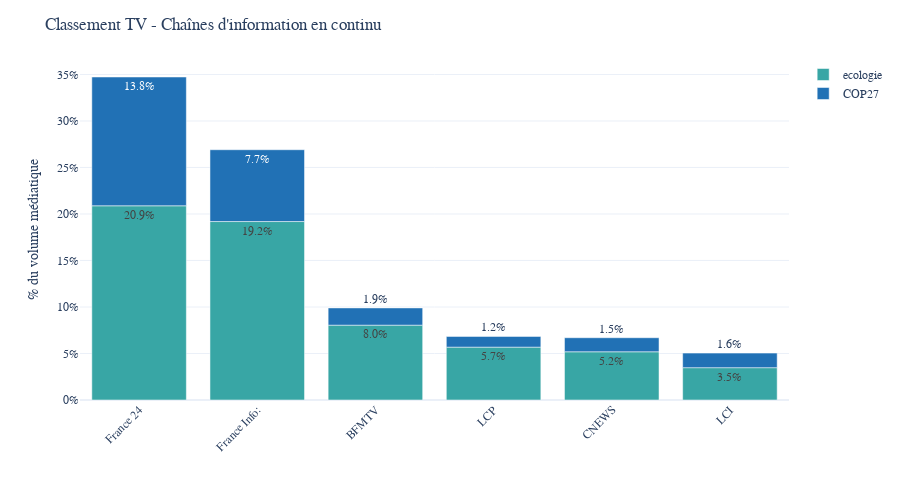
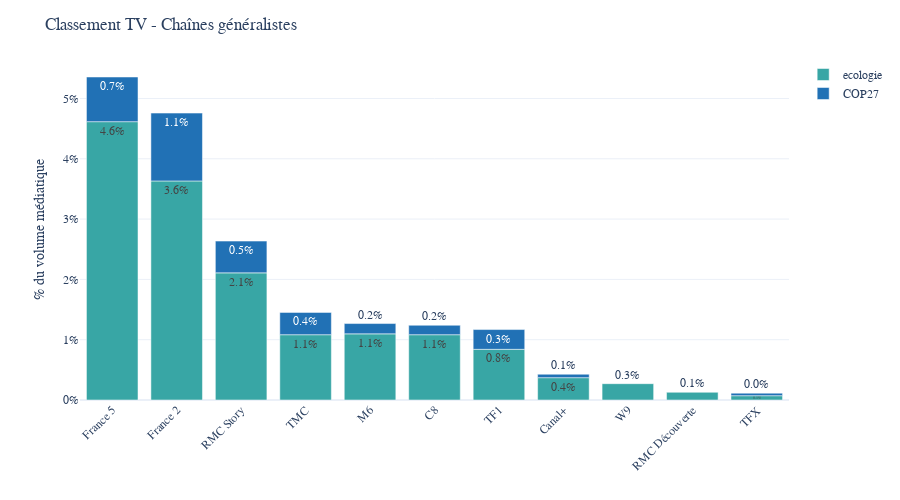
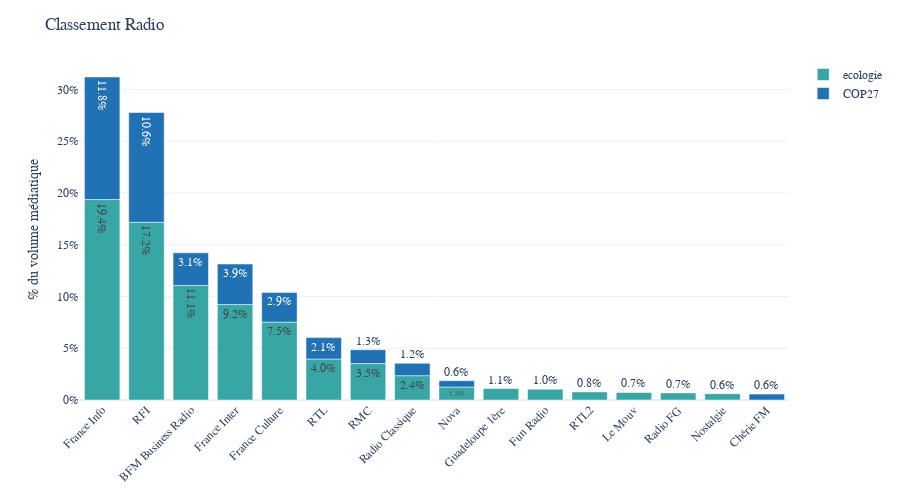

Notebook source saved alongside these figures, in order:
### Code cell
DISCRETE_MAP = {
    "COP27":WARMING_STRIPES_SEQUENCE[2],
    "écologie":WARMING_STRIPES_SEQUENCE[0],
}

# Multiplier for one channel = n_mentions * 2 min / (60 minutes * 18h * n_days)
multiplier = 2 / (1 * 60 * 18 * n_days)

fig = show_mentions_by_channel(data_total,list_of_channels=top_channels_tv_info,n = 25,split="keyword",
                               method = multiplier,height = 500,text_auto = ".1%",
                               color_discrete_map = DISCRETE_MAP,
                              )
fig.update_layout(yaxis_tickformat='0%',font_family="Poppins",yaxis_title="% du volume médiatique",
                  title = "Classement TV - Chaînes d'information en continu",legend_title = "")
# fig.update_traces(marker_color='#e6381b')
fig.show()


fig = show_mentions_by_channel(data_total,list_of_channels=top_channels_tv_gen,n = 25,split="keyword",
                               method = multiplier,height = 500,text_auto = ".1%",
                               color_discrete_map = DISCRETE_MAP,
                              )
fig.update_layout(yaxis_tickformat='0%',font_family="Poppins",yaxis_title="% du volume médiatique",
                  title = "Classement TV - Chaînes généralistes",legend_title = "")
# fig.update_traces(marker_color='#e6381b')
fig.show()


fig = show_mentions_by_channel(data_total,list_of_channels=top_channels_radio,n = 25,split = "keyword",
                               method = multiplier,height = 500,text_auto = ".1%",
                               color_discrete_map = DISCRETE_MAP
                              )
fig.update_layout(yaxis_tickformat='0%',font_family="Poppins",yaxis_title="% du volume médiatique",title = "Classement Radio",legend_title = "")
# fig.update_traces(marker_color='#f49182')
fig.show()

### Figure 1 — Plotly figure (JSON) as saved in the notebook; plotly's stock layout.template omitted (floating-point values rounded to 4 significant figures)
{"data": [{"alignmentgroup": "True", "hovertemplate": "keyword=ecologie<br>channel_name=%{x}<br>count=%{y}<extra></extra>", "legendgroup": "ecologie", "marker": {"color": "rgb(56, 166, 165)", "pattern": {"shape": ""}}, "name": "ecologie", "offsetgroup": "ecologie", "orientation": "v", "showlegend": true, "textposition": "auto", "texttemplate": "%{y:.1%}", "x": ["France 24", "France Info:", "BFMTV", "LCP", "CNEWS", "LCI"], "xaxis": "x", "y": [0.2088, 0.1919, 0.08048, 0.05684, 0.05185, 0.03476], "yaxis": "y", "type": "bar"}, {"alignmentgroup": "True", "hovertemplate": "keyword=COP27<br>channel_name=%{x}<br>count=%{y}<extra></extra>", "legendgroup": "COP27", "marker": {"color": "#2171b5", "pattern": {"shape": ""}}, "name": "COP27", "offsetgroup": "COP27", "orientation": "v", "showlegend": true, "textposition": "auto", "texttemplate": "%{y:.1%}", "x": ["France 24", "France Info:", "BFMTV", "LCI", "CNEWS", "LCP"], "xaxis": "x", "y": [0.1385, 0.07721, 0.01852, 0.01567, 0.0151, 0.01154], "yaxis": "y", "type": "bar"}], "layout": {"xaxis": {"anchor": "y", "domain": [0, 1], "title": {}, "categoryorder": "array", "categoryarray": ["France 24", "France Info:", "BFMTV", "LCP", "CNEWS", "LCI"], "tickangle": -45}, "yaxis": {"anchor": "x", "domain": [0, 1], "title": {"text": "% du volume médiatique"}, "tickformat": "0%"}, "legend": {"title": {"text": ""}, "tracegroupgap": 0}, "margin": {"t": 60, "b": 100}, "barmode": "relative", "height": 500, "font": {"family": "Poppins"}, "title": {"text": "Classement TV - Chaînes d'information en continu"}}}

### Figure 2 — Plotly figure (JSON) as saved in the notebook; plotly's stock layout.template omitted (floating-point values rounded to 4 significant figures)
{"data": [{"alignmentgroup": "True", "hovertemplate": "keyword=ecologie<br>channel_name=%{x}<br>count=%{y}<extra></extra>", "legendgroup": "ecologie", "marker": {"color": "rgb(56, 166, 165)", "pattern": {"shape": ""}}, "name": "ecologie", "offsetgroup": "ecologie", "orientation": "v", "showlegend": true, "textposition": "auto", "texttemplate": "%{y:.1%}", "x": ["France 5", "France 2", "RMC Story", "M6", "TMC", "C8", "TF1", "Canal+", "W9", "RMC Découverte", "TFX"], "xaxis": "x", "y": [0.04615, 0.03632, 0.02108, 0.01097, 0.01083, 0.01083, 0.008405, 0.003704, 0.002707, 0.001282, 0.0007123], "yaxis": "y", "type": "bar"}, {"alignmentgroup": "True", "hovertemplate": "keyword=COP27<br>channel_name=%{x}<br>count=%{y}<extra></extra>", "legendgroup": "COP27", "marker": {"color": "#2171b5", "pattern": {"shape": ""}}, "name": "COP27", "offsetgroup": "COP27", "orientation": "v", "showlegend": true, "textposition": "auto", "texttemplate": "%{y:.1%}", "x": ["France 2", "France 5", "RMC Story", "TMC", "TF1", "M6", "C8", "Canal+", "TFX"], "xaxis": "x", "y": [0.01125, 0.007407, 0.005271, 0.003704, 0.003276, 0.001709, 0.001567, 0.0005698, 0.0004274], "yaxis": "y", "type": "bar"}], "layout": {"xaxis": {"anchor": "y", "domain": [0, 1], "title": {}, "categoryorder": "array", "categoryarray": ["France 5", "France 2", "RMC Story", "TMC", "M6", "C8", "TF1", "Canal+", "W9", "RMC Découverte", "TFX"], "tickangle": -45}, "yaxis": {"anchor": "x", "domain": [0, 1], "title": {"text": "% du volume médiatique"}, "tickformat": "0%"}, "legend": {"title": {"text": ""}, "tracegroupgap": 0}, "margin": {"t": 60, "b": 100}, "barmode": "relative", "height": 500, "font": {"family": "Poppins"}, "title": {"text": "Classement TV - Chaînes généralistes"}}}

### Figure 3 — Plotly figure (JSON) as saved in the notebook; plotly's stock layout.template omitted (floating-point values rounded to 4 significant figures)
{"data": [{"alignmentgroup": "True", "hovertemplate": "keyword=ecologie<br>channel_name=%{x}<br>count=%{y}<extra></extra>", "legendgroup": "ecologie", "marker": {"color": "rgb(56, 166, 165)", "pattern": {"shape": ""}}, "name": "ecologie", "offsetgroup": "ecologie", "orientation": "v", "showlegend": true, "textposition": "auto", "texttemplate": "%{y:.1%}", "x": ["France Info", "RFI", "BFM Business Radio", "France Inter", "France Culture", "RTL", "RMC", "Radio Classique", "Nova", "Guadeloupe 1ère", "Fun Radio", "RTL2", "Le Mouv", "Radio FG", "Nostalgie"], "xaxis": "x", "y": [0.1936, 0.1717, 0.1107, 0.09217, 0.07521, 0.0396, 0.03519, 0.0235, 0.01254, 0.01111, 0.0104, 0.007835, 0.007265, 0.006838, 0.006125], "yaxis": "y", "type": "bar"}, {"alignmentgroup": "True", "hovertemplate": "keyword=COP27<br>channel_name=%{x}<br>count=%{y}<extra></extra>", "legendgroup": "COP27", "marker": {"color": "#2171b5", "pattern": {"shape": ""}}, "name": "COP27", "offsetgroup": "COP27", "orientation": "v", "showlegend": true, "textposition": "auto", "texttemplate": "%{y:.1%}", "x": ["France Info", "RFI", "France Inter", "BFM Business Radio", "France Culture", "RTL", "RMC", "Radio Classique", "Nova", "Chérie FM"], "xaxis": "x", "y": [0.1184, 0.106, 0.03917, 0.03148, 0.02863, 0.02066, 0.01339, 0.01197, 0.006125, 0.005698], "yaxis": "y", "type": "bar"}], "layout": {"xaxis": {"anchor": "y", "domain": [0, 1], "title": {}, "categoryorder": "array", "categoryarray": ["France Info", "RFI", "BFM Business Radio", "France Inter", "France Culture", "RTL", "RMC", "Radio Classique", "Nova", "Guadeloupe 1ère", "Fun Radio", "RTL2", "Le Mouv", "Radio FG", "Nostalgie", "Chérie FM"], "tickangle": -45}, "yaxis": {"anchor": "x", "domain": [0, 1], "title": {"text": "% du volume médiatique"}, "tickformat": "0%"}, "legend": {"title": {"text": ""}, "tracegroupgap": 0}, "margin": {"t": 60, "b": 100}, "barmode": "relative", "height": 500, "font": {"family": "Poppins"}, "title": {"text": "Classement Radio"}}}
